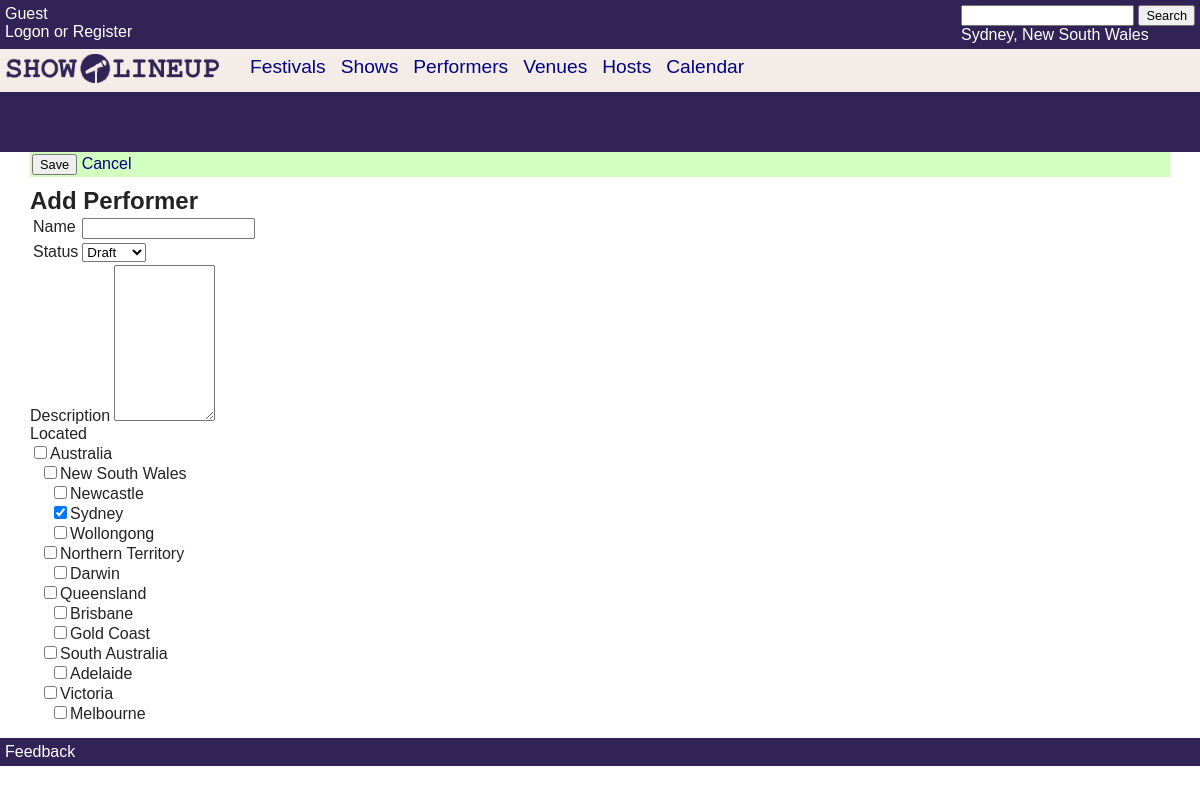
Page /Performers/Edit.php on the committed database.
### tables this page shows
CREATE TABLE `evplocationcountry` (
  `LocationCountryId` varchar(64) NOT NULL,
  `LocationCountryName` varchar(200) NOT NULL,
  `LocationCountryCode` char(2) DEFAULT NULL,
  PRIMARY KEY (`LocationCountryId`)
);

CREATE TABLE `evplocationarea` (
  `LocationAreaId` varchar(64) NOT NULL,
  `LocationAreaName` varchar(200) NOT NULL,
  `Latitude` double DEFAULT NULL,
  `Longitude` double DEFAULT NULL,
  `LocationRegionId` varchar(64) DEFAULT NULL,
  `LocationAreaCode` char(2) DEFAULT NULL,
  PRIMARY KEY (`LocationAreaId`),
  KEY `LocationRegionId` (`LocationRegionId`)
);

CREATE TABLE `evplocationregion` (
  `LocationRegionId` varchar(64) NOT NULL,
  `LocationRegionName` varchar(200) NOT NULL,
  `LocationRegionCode` varchar(3) DEFAULT NULL,
  `LocationCountryId` varchar(64) DEFAULT NULL,
  PRIMARY KEY (`LocationRegionId`),
  KEY `LocationCountryId` (`LocationCountryId`)
);

### include/LocationSelection.php (the view, shortened to what this page needs)
<?php
function LocationSelectionDraw($singleSelection, $locationsSelected){
if(count($locationsSelected) == 0
	|| (count($locationsSelected) == 1 && strlen($locationsSelected[0]) == 0)
	){
	if(isset($_SESSION["locarea"])){
		$locationsSelected[] = $_SESSION["locarea"];
	}
}
?>
<div>
	Located
	<div>
		<?php
		$cid = "";
		$rid = "";
		$aid = "";
		$conn = DBConnect();
		if($conn){
			$sql = "select lc.LocationCountryName, lc.LocationCountryId, lr.LocationRegionName, lr.LocationRegionId, la.* from evplocationcountry lc inner join evplocationregion lr on lc.LocationCountryId = lr.LocationCountryId inner join evplocationarea la on lr.LocationRegionId = la.LocationRegionId where lr.LocationCountryId = " . ParseS($_SESSION["loccountry"])
				. " order by lr.LocationRegionName, la.LocationAreaName";
			$result = mysqli_query($conn, $sql);
			if($result){
				if(mysqli_num_rows($result)){
					while($row = mysqli_fetch_assoc($result)){
						if($cid != $row["LocationCountryId"]){
							$cid = $row["LocationCountryId"];
							echo '<div class="ls-country-item" level="1">';
							echo '<input id="chkLocCountry'. $row["LocationCountryId"] . '" name="chkLocCountry'. $row["LocationCountryId"] . '" onclick="itemChecked(this);" type="checkbox" value="true"';
							if($singleSelection)
								echo ' disabled="disabled"';
							if(in_array($row["LocationCountryId"],$locationsSelected)){
								echo ' checked="checked"';
							}
							echo ' />';
							echo '<label for="chkLocCountry'. $row["LocationCountryId"] . '">'. $row["LocationCountryName"] . '</label></div>';
						}
						if($rid != $row["LocationRegionId"]){
							$rid = $row["LocationRegionId"];
							echo '<div class="ls-region-item" level="2">';
							echo '<input id="chkLocRegion'. $row["LocationRegionId"] . '" name="chkLocRegion'. $row["LocationRegionId"] . '" onclick="itemChecked(this);" type="checkbox" value="true"';
							if($singleSelection){
								echo ' disabled="disabled"';
							}else{
								if(in_array($row["LocationRegionId"],$locationsSelected)){
									echo ' checked="checked"';
								}
							}
							echo ' />';
							echo '<label for="chkLocRegion'. $row["LocationRegionId"] . '">'. $row["LocationRegionName"] . '</label></div>';
						}
						if($aid != $row["LocationAreaId"]){
							echo '<div class="ls-area-item" level="3">';
							echo '<input id="chkLocArea'. $row["LocationAreaId"] . '" name="chkLocArea'. $row["LocationAreaId"] . '" onclick="itemChecked(this);" type="checkbox" value="true"';
							if(in_array($row["LocationAreaId"],$locationsSelected)){
								echo ' checked="checked"';
							}else{
								$areaUnchecked = true;
							}
							echo ' />';
							echo '<label for="chkLocArea'. $row["LocationAreaId"] . '">'. $row["LocationAreaName"] . '</label></div>';
						}
					}
				}
			}
		}
		?>
	</div>
</div>
<?php
}
?>

### Content/Site.css (style rules this page uses)
body { padding:0; margin:0; }

### Content/SiteScreen.css (style rules this page uses)
input { font-size:0.8em; }
.ls-country-item { padding-left:0px; }
.ls-region-item { padding-left:10px; }
.ls-area-item { padding-left:20px; }

### rows in the picture
evplocationcountry: LocationCountryName "Australia", evplocationregion.LocationRegionName "New South Wales", evplocationarea.LocationAreaName "Newcastle", evplocationarea.LocationAreaName "Sydney", evplocationarea.LocationAreaName "Wollongong", evplocationregion.LocationRegionName "Northern Territory", evplocationarea.LocationAreaName "Darwin", evplocationregion.LocationRegionName "Queensland", evplocationarea.LocationAreaName "Brisbane", evplocationarea.LocationAreaName "Gold Coast", evplocationregion.LocationRegionName "South Australia", evplocationarea.LocationAreaName "Adelaide", evplocationregion.LocationRegionName "Victoria", evplocationarea.LocationAreaName "Melbourne"
evplocationarea: LocationAreaId "☑"

### other values in the picture
$_SESSION["locdesc"] "Sydney, New South Wales"
$pageItems[$navIdx] "Festival"
$pageItems[$navIdx] "Show"
$pageItems[$navIdx] "Performer"
$pageItems[$navIdx] "Venue"
$pageItems[$navIdx] "Host"
